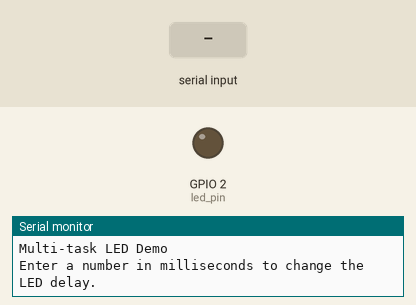
Recording of a sketch running on a simulated ESP32. On the bench: output pins drawn as LEDs (lit = HIGH), the last lines printed to the serial monitor. Dashed ring = blinking. The test bench sets the inputs (shaded band).

Above: at 1.8 s.
1.9 s: "5\n" received over Serial
At 3.0 s:
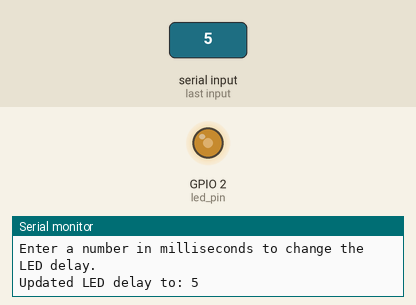
3.5 s: "90,45\n" received over Serial
At 3.72 s:
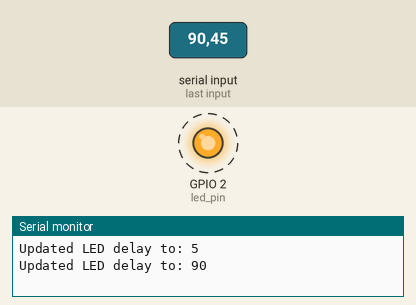
6.5 s: "30,150\n" received over Serial
8.0 s: "90\n" received over Serial
At 8.22 s:
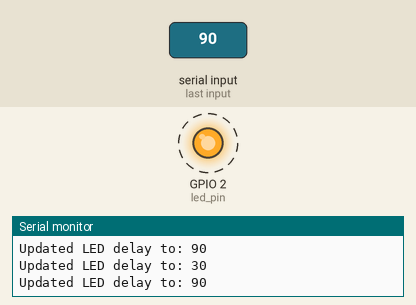
Timing chart, 0 to 12.0 s (numbered marks = the images above; inputs shaded):
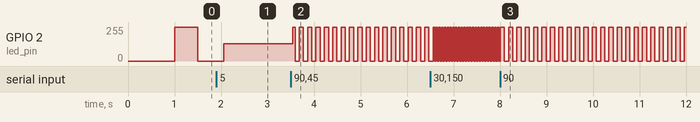

Measured:
- after the input at 3.5 s, GPIO 2 (led_pin): alternates 255/255 for 0.09 s and 0/255 for 0.09 s, starting at once
- after the input at 6.5 s, GPIO 2 (led_pin): alternates 255/255 for 0.03 s and 0/255 for 0.03 s, starting after 0.09 s
- after the input at 8.0 s, GPIO 2 (led_pin): alternates 255/255 for 0.09 s and 0/255 for 0.09 s, starting after 0.09 s

The sketch:

RTOS_Task.ino
```cpp
#include <stdlib.h>
#if CONFIG_FREERTOS_UNICORE
  static const BaseType_t app_cpu = 0;
#else
  static const BaseType_t app_cpu = 1;
#endif

// Settings
static const uint8_t buf_len = 20;

// Pins
static const int led_pin = 2;

// Globals
static int led_delay = 500;   // ms

void toggleLED(void *parameter) {
  while (1) {
    digitalWrite(led_pin, HIGH);
    vTaskDelay(led_delay / portTICK_PERIOD_MS);
    digitalWrite(led_pin, LOW);
    vTaskDelay(led_delay / portTICK_PERIOD_MS);
  }
}
void readSerial(void *parameters) {

  char c;
  char buf[buf_len];
  uint8_t idx = 0;

  memset(buf, 0, buf_len);

  while (1) {
    if (Serial.available() > 0) {
      c = Serial.read();
      if (c == '\n') {
        led_delay = atoi(buf);
        Serial.print("Updated LED delay to: ");
        Serial.println(led_delay);
        memset(buf, 0, buf_len);
        idx = 0;
      } else {
        if (idx < buf_len - 1) {
          buf[idx] = c;
          idx++;
        }
      }
    }
  }
}

void setup() {
  pinMode(led_pin, OUTPUT);
  Serial.begin(115200);
  vTaskDelay(1000 / portTICK_PERIOD_MS);
  Serial.println("Multi-task LED Demo");
  Serial.println("Enter a number in milliseconds to change the LED delay.");
  xTaskCreatePinnedToCore(
            toggleLED,      // Function to be called
            "Toggle LED",   // Name of task
            1024,           // Stack size (bytes in ESP32, words in FreeRTOS)
            NULL,           // Parameter to pass
            1,              // Task priority
            NULL,           // Task handle
            app_cpu);       // Run on one core for demo purposes (ESP32 only)

  // Start serial read task
  xTaskCreatePinnedToCore(
            readSerial,     // Function to be called
            "Read Serial",  // Name of task
            1024,           // Stack size (bytes in ESP32, words in FreeRTOS)
            NULL,           // Parameter to pass
            1,              // Task priority (must be same to prevent lockup)
            NULL,           // Task handle
            app_cpu);       // Run on one core for demo purposes (ESP32 only)

  // Delete "setup and loop" task
  vTaskDelete(NULL);
}

void loop() {
  // Execution should never get here
}
```
